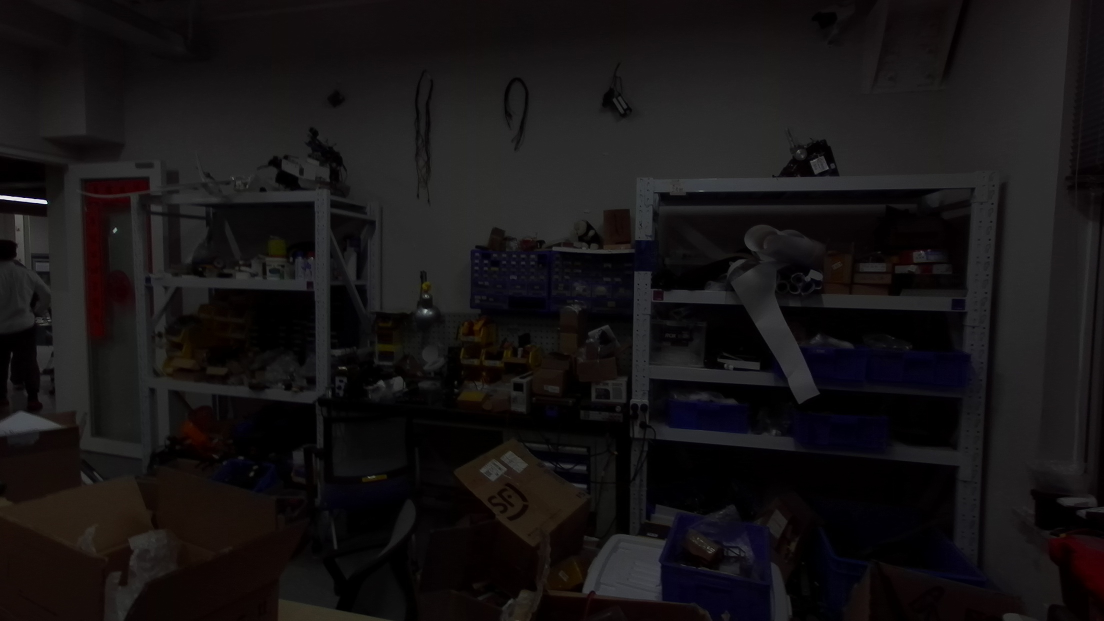
#> input picture stereo-data/0_orig.jpg, 2208 x 1242 px (shown at 1/2 size); its folder holds 3 pictures in this run
$ python main.py   (older library calls are emulated)
#> lines starting #> are read from the running program, lines starting #| are printed output that depends on the picture
import numpy as np
import cv2

# 相机内参
K = np.array([
    [1114.1804893712708, 0.0, 1074.2415297217708, ],
    [0.0, 1113.4568392254073, 608.6477877664104, ],
    [0.0, 0.0, 1.0, ],
])
# 相机内参的逆
K_inv = np.linalg.inv(K)


# [108 lines left out: functions calc_pose_and_homography, perspective_method, reproject_method, not called in this run]


if __name__ == "__main__":
    # 读取所有图片和深度图
    color = [cv2.imread(f"stereo-data/{i}_orig.jpg") for i in range(3)]
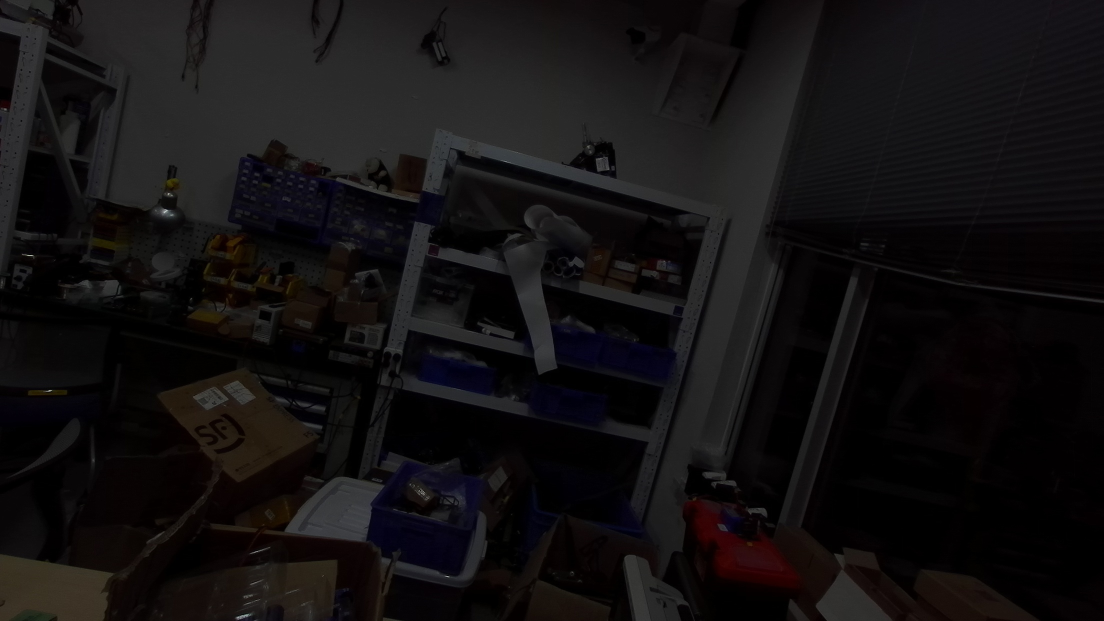
#> input picture stereo-data/1_orig.jpg, 2208 x 1242 px (shown at 1/2 size)
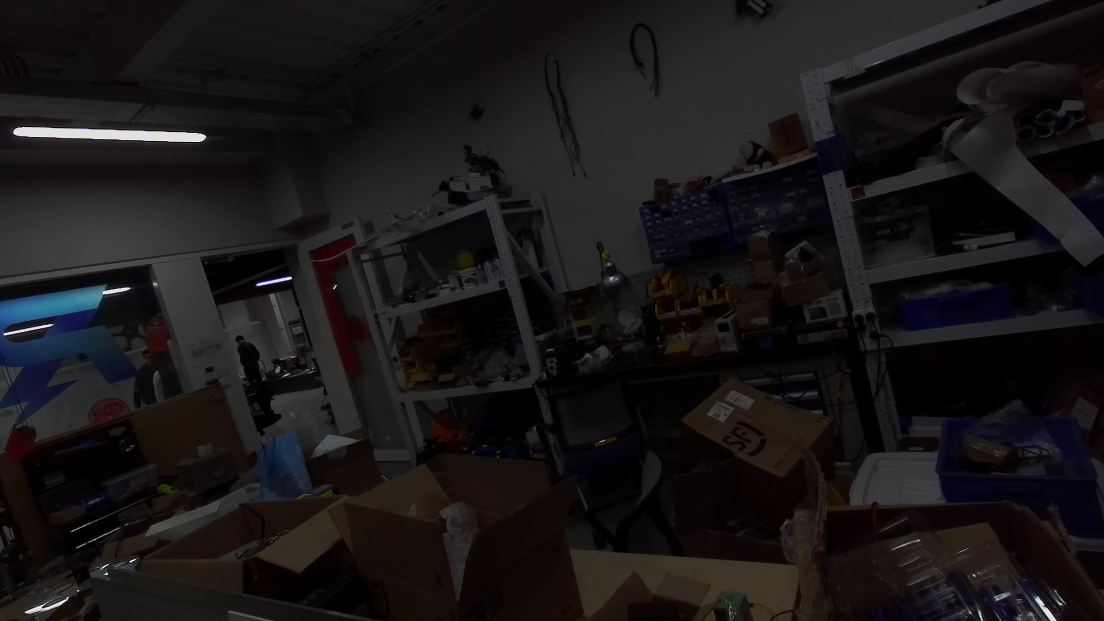
#> input picture stereo-data/2_orig.jpg, 2208 x 1242 px (shown at 1/2 size)
#> color = 3 items
#> (the run stopped early here; a loop or call above may not have finished)
